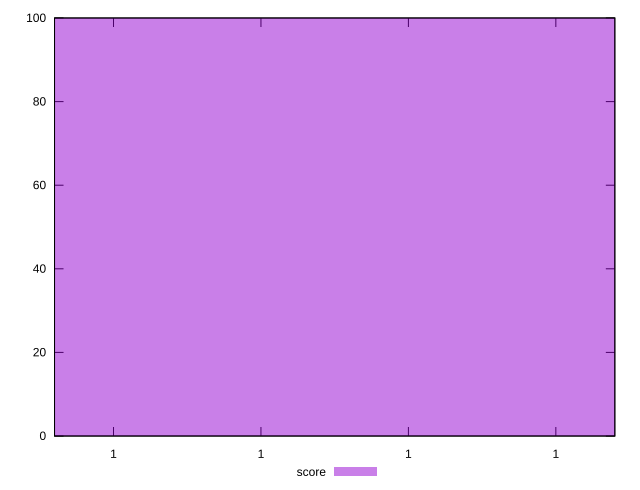

This chart was generated by the following gnuplot code:
reset

$score <<EOF
1 100
EOF

set key outside below
set boxwidth 1e-12
set xrange [0.9999999999999979:1]
set yrange [0:100]
set trange [0:100]
set style fill transparent solid 0.5 noborder
set terminal svg size 640, 490 enhanced background rgb 'white'
set output "report_00007_2020-12-11T15:55:29.892Z/bootup-time/samples/empty/score/histogram.svg"

plot $score title "score" with boxes

reset
